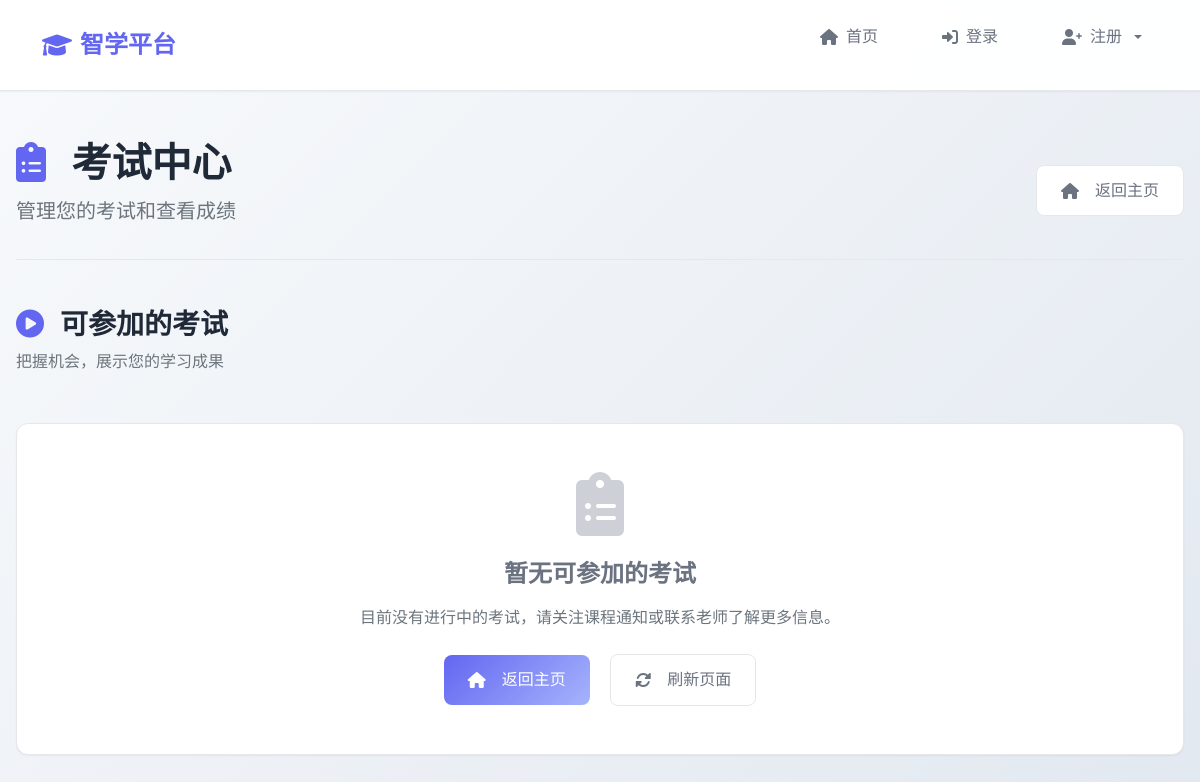
Page /student/exams/ on the earlier database version.
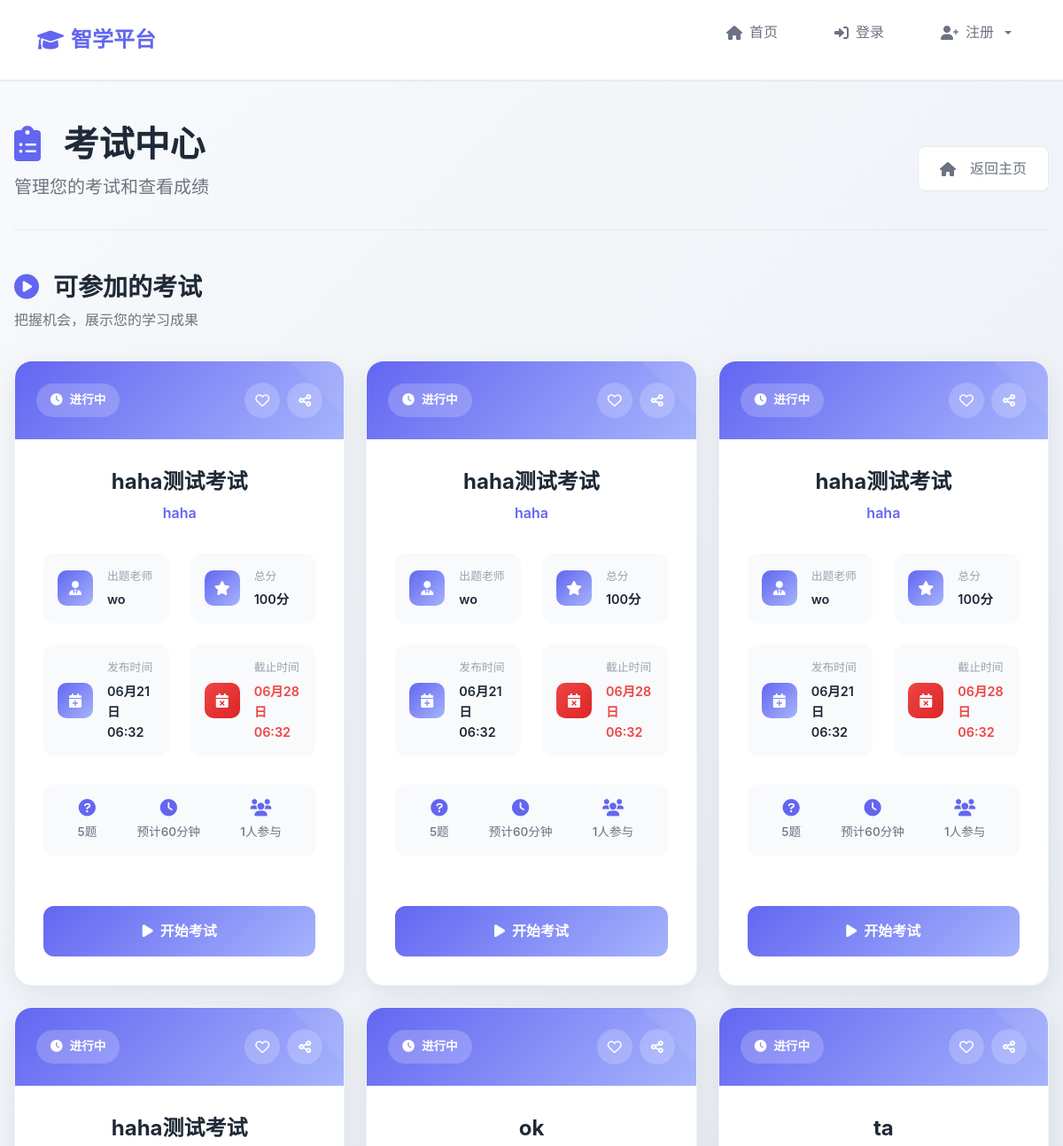
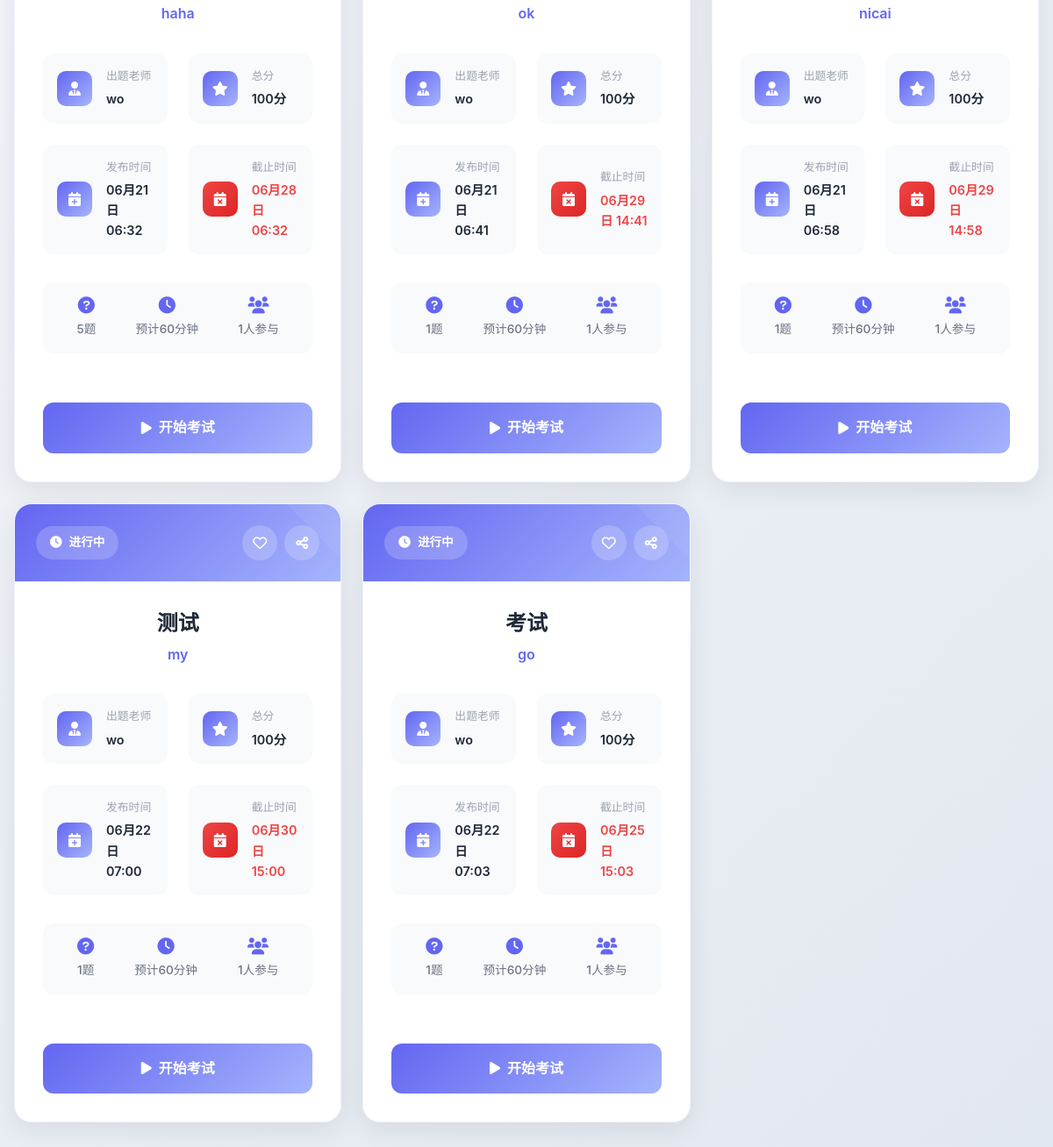
Same page on the later database version (2 pictures, top to bottom).
### teacher/models.py (models this page shows, shortened)
class Exam(models.Model):
    name = models.CharField(max_length=100, verbose_name='考试名称')
    course = models.ForeignKey(Course, on_delete=models.CASCADE, related_name='exams', verbose_name='关联课程')
    teacher = models.ForeignKey(TeacherProfile, on_delete=models.CASCADE, related_name='exams', verbose_name='出题老师')
    release_time = models.DateTimeField(default=timezone.now, verbose_name='发布时间')
    deadline = models.DateTimeField(verbose_name='截止时间')
    total_score = models.IntegerField(default=100, verbose_name='总分')

class Course(models.Model):
    name = models.CharField(max_length=50, verbose_name='课程名称')
    description = models.TextField(verbose_name='课程描述')
    code = models.CharField(max_length=20, unique=True, verbose_name='课程标识')
    teacher = models.ForeignKey(TeacherProfile, on_delete=models.CASCADE, related_name='courses', verbose_name='老师')
    students = models.ManyToManyField(StudentProfile, related_name='courses', verbose_name='学生')

class TeacherProfile(models.Model):
    user = models.OneToOneField(User, on_delete=models.CASCADE)
    name = models.CharField(max_length=50, verbose_name='姓名')
    teacher_id = models.CharField(max_length=20, unique=True, verbose_name='工号')
    college = models.CharField(max_length=50, verbose_name='学院')
    contact = models.CharField(max_length=50, verbose_name='联系方式')

### student/views.py (the view, shortened to what this page needs)
# urls.py: path('exams/', views.exam_list, name='student_exam_list'),
def exam_list(request):
    try:
        if request.user.is_authenticated:
            try:
                student = StudentProfile.objects.get(user=request.user)
                current_time = timezone.now()
                available_exams = Exam.objects.filter(
                    course__in=student.courses.all(),
                    release_time__lte=current_time,
                    deadline__gte=current_time
                )
                completed_results = ExamResult.objects.filter(student=student)
            except StudentProfile.DoesNotExist:
                current_time = timezone.now()
                available_exams = Exam.objects.filter(
                    release_time__lte=current_time,
                    deadline__gte=current_time
                )
                completed_results = []
        else:
            current_time = timezone.now()
            available_exams = Exam.objects.filter(
                release_time__lte=current_time,
                deadline__gte=current_time
            )
            temp_results = request.session.get('temp_exam_results', [])
            completed_results = []
        return render(request, 'student_exam_list.html', {
            'exams': available_exams,
            'completed_results': completed_results
        })
    except Exception as e:
        messages.error(request, f'获取考试列表时发生错误: {str(e)}')
        return render(request, 'student_exam_list.html', {
            'exams': [],
            'completed_results': []
        })

### templates/student_exam_list.html (shortened to what the changed rows need)
{% extends 'base.html' %}
{% block content %}
<div class="page-header mb-5">
    <div class="d-flex align-items-center justify-content-between">
        <div>
            <h1 class="display-6 fw-bold mb-2" style="color: var(--text-primary);">
                <i class="fas fa-clipboard-list me-3" style="color: var(--primary-color);"></i>
                考试中心
            </h1>
        </div>
    </div>
</div>
<div class="available-exams-section">
    {% if exams %}
        <div class="exams-grid">
            {% for exam in exams %}
            <div class="exam-card-modern">
                <div class="exam-card-header">
                    <div class="exam-status-badge">
                        <i class="fas fa-clock"></i>
                        <span>进行中</span>
                    </div>
                    <div class="exam-actions">
                        <button class="action-btn favorite-btn" title="收藏">
                            <i class="far fa-heart"></i>
                        </button>
                        <button class="action-btn share-btn" title="分享">
                            <i class="fas fa-share-alt"></i>
                        </button>
                    </div>
                </div>
                <div class="exam-card-body">
                    <div class="exam-title-section">
                        <h3 class="exam-title">{{ exam.name }}</h3>
                        <p class="exam-course">{{ exam.course.name }}</p>
                    </div>
                    <div class="exam-info-grid">
                        <div class="info-item">
                            <div class="info-icon">
                                <i class="fas fa-user-tie"></i>
                            </div>
                            <div class="info-content">
                                <span class="info-label">出题老师</span>
                                <span class="info-value">{{ exam.teacher.name }}</span>
                            </div>
                        </div>
                        <div class="info-item">
                            <div class="info-icon">
                                <i class="fas fa-star"></i>
                            </div>
                            <div class="info-content">
                                <span class="info-label">总分</span>
                                <span class="info-value">{{ exam.total_score }}分</span>
                            </div>
                        </div>
                        <div class="info-item">
                            <div class="info-icon">
                                <i class="fas fa-calendar-plus"></i>
                            </div>
                            <div class="info-content">
                                <span class="info-label">发布时间</span>
                                <span class="info-value">{{ exam.release_time|date:"m月d日 H:i" }}</span>
                            </div>
                        </div>
                        <div class="info-item">
                            <div class="info-icon deadline-icon">
                                <i class="fas fa-calendar-times"></i>
                            </div>
                            <div class="info-content">
                                <span class="info-label">截止时间</span>
                                <span class="info-value deadline-value">{{ exam.deadline|date:"m月d日 H:i" }}</span>
                            </div>
                        </div>
                    </div>
                    <div class="exam-stats">
                        <div class="stat-item">
                            <i class="fas fa-question-circle"></i>
                            <span>{{ exam.questions.count }}题</span>
                        </div>
                        <div class="stat-item">
                            <i class="fas fa-clock"></i>
                            <span>预计60分钟</span>
                        </div>
                        <div class="stat-item">
                            <i class="fas fa-users"></i>
                            <span>{{ exam.course.students.count }}人参与</span>
                        </div>
                    </div>
                </div>
                <div class="exam-card-footer">
                    <a href="{% url 'student:student_exam_detail' exam.id %}" class="start-exam-btn">
                        <i class="fas fa-play"></i>
                        <span>开始考试</span>
                    </a>
                </div>
            </div>
            {% endfor %}
        </div>
    {% else %}
        <div class="empty-state-large">
            <div class="card-custom p-5 text-center">
                <div class="empty-icon mb-4">
                    <i class="fas fa-clipboard-list" style="font-size: 4rem; color: var(--text-muted); opacity: 0.5;"></i>
                </div>
                <h4 class="fw-bold mb-3" style="color: var(--text-secondary);">暂无可参加的考试</h4>
                <p class="text-muted mb-4">目前没有进行中的考试，请关注课程通知或联系老师了解更多信息。</p>
                <div class="empty-actions">
                    <a href="{% url 'student:student_home' %}" class="btn-custom btn-primary-custom me-3">
                        <i class="fas fa-home me-2"></i>
                        返回主页
                    </a>
                    <button onclick="location.reload()" class="btn-custom btn-secondary-custom">
                        <i class="fas fa-sync-alt me-2"></i>
                        刷新页面
                    </button>
                </div>
            </div>
        </div>
    {% endif %}
</div>
{% endblock %}

Differences in the rows shown:
added Exam: name "haha测试考试", course.name "haha", teacher.name "wo", total_score "100", release_time "06月21日 06:32", deadline "06月28日 06:32", questions.count "5", course.students.count "1"
added Exam: name "haha测试考试", course.name "haha", teacher.name "wo", total_score "100", release_time "06月21日 06:32", deadline "06月28日 06:32", questions.count "5", course.students.count "1"
added Exam: name "haha测试考试", course.name "haha", teacher.name "wo", total_score "100", release_time "06月21日 06:32", deadline "06月28日 06:32", questions.count "5", course.students.count "1"
added Exam: name "haha测试考试", course.name "haha", teacher.name "wo", total_score "100", release_time "06月21日 06:32", deadline "06月28日 06:32", questions.count "5", course.students.count "1"
added Exam: name "ok", course.name "ok", teacher.name "wo", total_score "100", release_time "06月21日 06:41", deadline "06月29日 14:41", questions.count "1", course.students.count "1"
added Exam: name "ta", course.name "nicai", teacher.name "wo", total_score "100", release_time "06月21日 06:58", deadline "06月29日 14:58", questions.count "1", course.students.count "1"
added Exam: name "测试", course.name "my", teacher.name "wo", total_score "100", release_time "06月22日 07:00", deadline "06月30日 15:00", questions.count "1", course.students.count "1"
added Exam: name "考试", course.name "go", teacher.name "wo", total_score "100", release_time "06月22日 07:03", deadline "06月25日 15:03", questions.count "1", course.students.count "1"
Other differences:
text no longer shown: "暂无可参加的考试 目前没有进行中的考试，请关注课程通知或联系老师了解更多信息。 返回主页 刷新页面"
